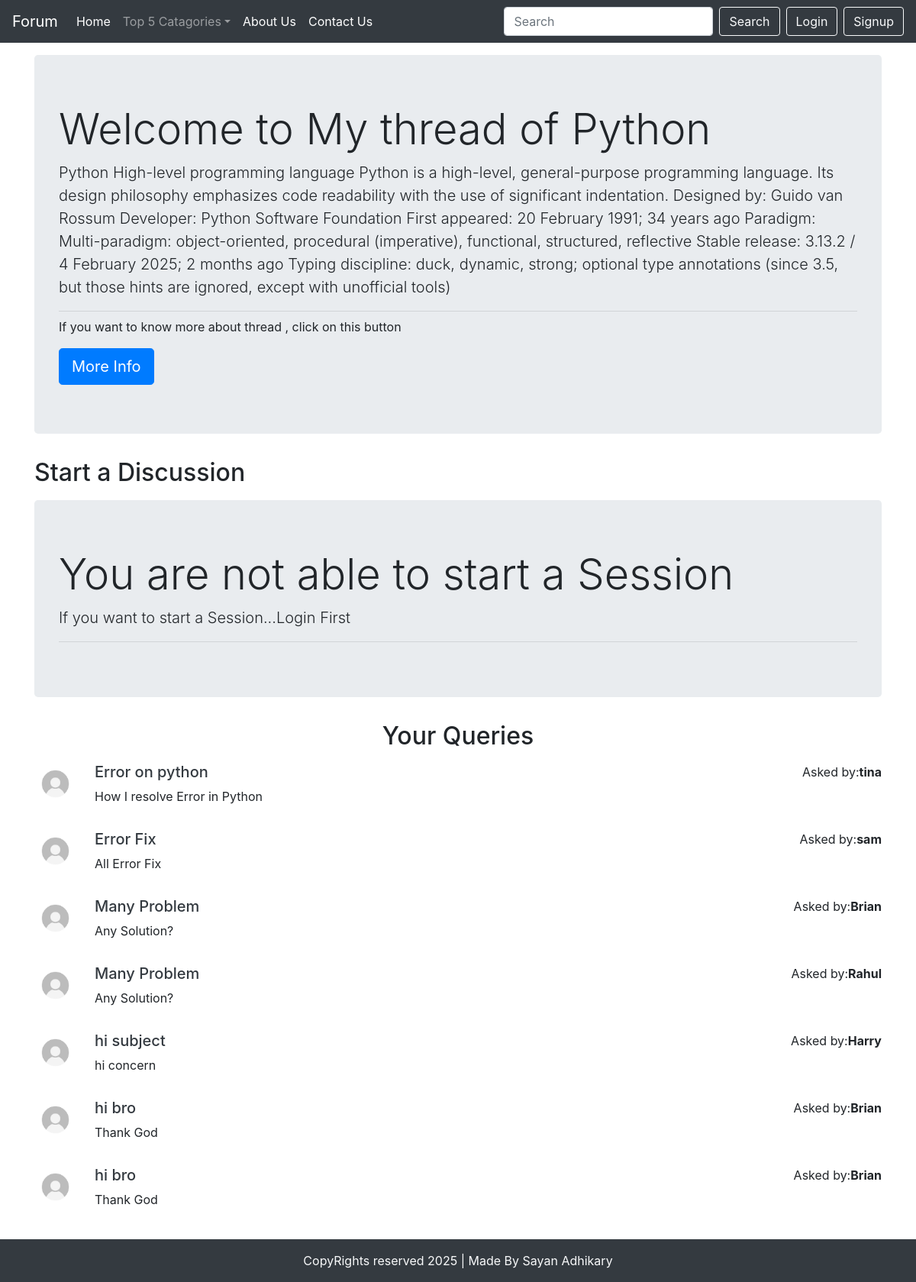
The app's page /threadlist.php?catid=1 with its own data.
### tables this page shows
CREATE TABLE `categories` (
  `category_id` int(11) NOT NULL,
  `category_name` text NOT NULL,
  `category_description` text NOT NULL,
  `date` datetime NOT NULL DEFAULT current_timestamp()
);

CREATE TABLE `threads` (
  `thread_id` int(11) NOT NULL,
  `thread_title` text NOT NULL,
  `thread_desc` text NOT NULL,
  `thread_cat_id` int(11) NOT NULL,
  `thread_user_id` int(11) NOT NULL,
  `Date` datetime NOT NULL DEFAULT current_timestamp()
);

CREATE TABLE `users` (
  `srn` int(11) NOT NULL,
  `Name` varchar(15) NOT NULL,
  `Email` text NOT NULL,
  `Password` text NOT NULL,
  `Date` datetime NOT NULL DEFAULT current_timestamp()
);

### threadlist.php (the view, shortened to what this page needs)
<?php require "assets/dbconnect.php";
$id = $_GET['catid'];
$sql = "SELECT * FROM `categories` WHERE category_id = '$id'";
            $result = mysqli_query($con, $sql);
            while($row = mysqli_fetch_assoc($result)){
                $id =$row['category_id'];
                $catname = $row['category_name'];
                $catdesc = $row['category_description'];
            }
?>
<!doctype html>
<html lang="en">
  <head>
    <link rel="stylesheet" href="https://cdn.jsdelivr.net/npm/bootstrap@4.6.2/dist/css/bootstrap.min.css">
  </head>
  <body>
    <?php include "assets/header.php";?>
    <div class="container my-3">
            <div class="jumbotron">
                <h1 class="display-4">Welcome to My thread of <?php echo $catname; ?></h1>
                    <p class="lead"><?php echo $catdesc; ?></p>
                    <hr class="my-2">
                    <p>If you want to know more about thread , click on this button</p>
                <a class="btn btn-primary btn-lg" href="index.php" role="button">More Info</a>
            </div>
         </div>
         <div class="container my-3">
          <h2 class="my-3">Start a Discussion</h2>
          <?php
          if(isset($_SESSION['loggedin']) && $_SESSION['loggedin'] == true) {
            echo '<form action=" '.$_SERVER["REQUEST_URI"].'" method="post">
                <div class="form-group">
                    <label for="">problem subject</label>
                    <input type="text" class="form-control" name="title" id="" aria-describedby="HelpId">
                    <input type="hidden" name="srn" value="'.$_SESSION["srn"].'">
                    <small>Write a short and crsip subject</small>
                </div>
                <div class="form-group">
                    <label for="">Your cencern</label>
                    <textarea name="desc" row="3" class="form-control"></textarea>
                </div>
                <button type="submit" class="btn btn-primary">post</button>
          </form>';
          } else {
            echo '<div class="jumbotron">
                <h1 class="display-4">You are not able to start a Session</h1>
                    <p class="lead">If you want to start a Session...Login First</p>
                    <hr class="my-2">
            </div>';
          }
          ?>
         </div>
    <div class="container my-4" id="footer">
      <h2 class="text-center">Your Queries</h2>
      <div class="container-my-3">
<?php
    $sql = "SELECT * FROM `threads` WHERE thread_cat_id = '$id'";
    $result = mysqli_query($con, $sql);
            while($row = mysqli_fetch_assoc($result)){
                $thid =$row['thread_id'];
                $thtitle = $row['thread_title'];
                $thdesc = $row['thread_desc'];
                $thuserid = $row['thread_user_id'];
                $sql2 = "SELECT Name FROM `users` WHERE srn = '$thuserid'";
                $result2 = mysqli_query($con, $sql2);
                $row2 = mysqli_fetch_assoc($result2);
                $name = $row2['Name'];
                echo '<div class="media my-3">
                      <img src="img/user.png" height="55px"class="mr-3" alt="image can not be displayed">
                      <div class="media-body ml-2">
                        <h5 class="mt-0"><a class="text-dark" href="threads.php?threadid='.$thid.'">'.$thtitle.'</a></h5>
                        <p>'.$thdesc.'</p>
                      </div>
                      Asked by: <p class="font-weight-bold">'.$name.'</p>
                    </div>';
            }
?>
      </div>
    </div>
    <?php include "assets/footer.php";?>
  </body>
</html>

### threadlist.php (style rules this page uses)
#footer { min-height: 500px; }

### records on screen
categories: category_name "Python", category_description "Python High-level programming language Python is a high-level, general-purpose programming language. Its design philosophy emphasizes code readability with the use of significant indentation. Designed by: Guido van Rossum Developer: Python Software Foundation First appeared: 20 February 1991; 34 years ago Paradigm: Multi-paradigm: object-oriented, procedural (imperative), functional, structured, reflective Stable release: 3.13.2 / 4 February 2025; 2 months ago Typing discipline: duck, dynamic, strong; optional type annotations (since 3.5, but those hints are ignored, except with unofficial tools)"
threads: thread_title "Error on python", thread_desc "How I resolve Error in Python", users.Name "tina"
threads: thread_title "Error Fix", thread_desc "All Error Fix", users.Name "sam"
threads: thread_title "Many Problem", thread_desc "Any Solution?", users.Name "Brian"
threads: thread_title "Many Problem", thread_desc "Any Solution?", users.Name "Rahul"
threads: thread_title "hi subject", thread_desc "hi concern", users.Name "Harry"
threads: thread_title "hi bro", thread_desc "Thank God", users.Name "Brian"
threads: thread_title "hi bro", thread_desc "Thank God", users.Name "Brian"
